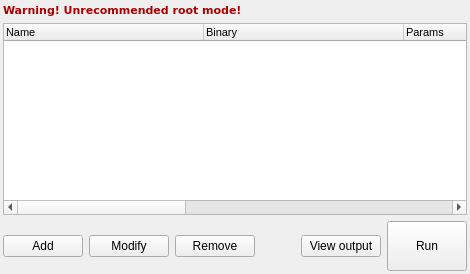
          <widget class="QWidget" name="page_profiles">
           <layout class="QVBoxLayout" name="verticalLayout_2">
            <property name="leftMargin">
             <number>3</number>
            </property>
            <property name="topMargin">
             <number>3</number>
            </property>
            <property name="rightMargin">
             <number>3</number>
            </property>
            <property name="bottomMargin">
             <number>3</number>
            </property>
            <item>
             <widget class="QLabel" name="label_rootWarrning">
              <property name="palette">
               <palette>
                <active>
                 <colorrole role="WindowText">
                  <brush brushstyle="SolidPattern">
                   <color alpha="255">
                    <red>170</red>
                    <green>0</green>
                    <blue>0</blue>
                   </color>
                  </brush>
                 </colorrole>
                 <colorrole role="Button">
                  <brush brushstyle="SolidPattern">
                   <color alpha="255">
                    <red>170</red>
                    <green>0</green>
                    <blue>0</blue>
                   </color>
                  </brush>
                 </colorrole>
                 <colorrole role="Light">
                  <brush brushstyle="SolidPattern">
                   <color alpha="255">
                    <red>255</red>
                    <green>0</green>
                    <blue>0</blue>
                   </color>
                  </brush>
                 </colorrole>
                 <colorrole role="Midlight">
                  <brush brushstyle="SolidPattern">
                   <color alpha="255">
                    <red>212</red>
                    <green>0</green>
                    <blue>0</blue>
                   </color>
                  </brush>
                 </colorrole>
                 <colorrole role="Dark">
                  <brush brushstyle="SolidPattern">
                   <color alpha="255">
                    <red>85</red>
                    <green>0</green>
                    <blue>0</blue>
                   </color>
                  </brush>
                 </colorrole>
                 <colorrole role="Mid">
                  <brush brushstyle="SolidPattern">
                   <color alpha="255">
                    <red>113</red>
                    <green>0</green>
                    <blue>0</blue>
                   </color>
                  </brush>
                 </colorrole>
                 <colorrole role="Text">
                  <brush brushstyle="SolidPattern">
                   <color alpha="255">
                    <red>255</red>
                    <green>0</green>
                    <blue>0</blue>
                   </color>
                  </brush>
                 </colorrole>
                 <colorrole role="BrightText">
                  <brush brushstyle="SolidPattern">
                   <color alpha="255">
                    <red>255</red>
                    <green>255</green>
                    <blue>255</blue>
                   </color>
                  </brush>
                 </colorrole>
                 <colorrole role="ButtonText">
                  <brush brushstyle="SolidPattern">
                   <color alpha="255">
                    <red>170</red>
                    <green>0</green>
                    <blue>0</blue>
                   </color>
                  </brush>
                 </colorrole>
                 <colorrole role="Base">
                  <brush brushstyle="SolidPattern">
                   <color alpha="255">
                    <red>255</red>
                    <green>255</green>
                    <blue>255</blue>
                   </color>
                  </brush>
                 </colorrole>
                 <colorrole role="Window">
                  <brush brushstyle="SolidPattern">
                   <color alpha="255">
                    <red>170</red>
                    <green>0</green>
                    <blue>0</blue>
                   </color>
                  </brush>
                 </colorrole>
                 <colorrole role="Shadow">
                  <brush brushstyle="SolidPattern">
                   <color alpha="255">
                    <red>0</red>
                    <green>0</green>
                    <blue>0</blue>
                   </color>
                  </brush>
                 </colorrole>
                 <colorrole role="AlternateBase">
                  <brush brushstyle="SolidPattern">
                   <color alpha="255">
                    <red>212</red>
                    <green>127</green>
                    <blue>127</blue>
                   </color>
                  </brush>
                 </colorrole>
                 <colorrole role="ToolTipBase">
                  <brush brushstyle="SolidPattern">
                   <color alpha="255">
                    <red>255</red>
                    <green>255</green>
                    <blue>220</blue>
                   </color>
                  </brush>
                 </colorrole>
                 <colorrole role="ToolTipText">
                  <brush brushstyle="SolidPattern">
                   <color alpha="255">
                    <red>0</red>
                    <green>0</green>
                    <blue>0</blue>
                   </color>
                  </brush>
                 </colorrole>
                </active>
                <inactive>
                 <colorrole role="WindowText">
                  <brush brushstyle="SolidPattern">
                   <color alpha="255">
                    <red>170</red>
                    <green>0</green>
                    <blue>0</blue>
                   </color>
                  </brush>
                 </colorrole>
                 <colorrole role="Button">
                  <brush brushstyle="SolidPattern">
                   <color alpha="255">
                    <red>170</red>
                    <green>0</green>
                    <blue>0</blue>
                   </color>
                  </brush>
                 </colorrole>
                 <colorrole role="Light">
                  <brush brushstyle="SolidPattern">
                   <color alpha="255">
                    <red>255</red>
                    <green>0</green>
                    <blue>0</blue>
                   </color>
                  </brush>
                 </colorrole>
                 <colorrole role="Midlight">
                  <brush brushstyle="SolidPattern">
                   <color alpha="255">
                    <red>212</red>
                    <green>0</green>
                    <blue>0</blue>
                   </color>
                  </brush>
                 </colorrole>
                 <colorrole role="Dark">
                  <brush brushstyle="SolidPattern">
                   <color alpha="255">
                    <red>85</red>
                    <green>0</green>
                    <blue>0</blue>
                   </color>
                  </brush>
                 </colorrole>
                 <colorrole role="Mid">
                  <brush brushstyle="SolidPattern">
                   <color alpha="255">
                    <red>113</red>
                    <green>0</green>
                    <blue>0</blue>
                   </color>
                  </brush>
                 </colorrole>
                 <colorrole role="Text">
                  <brush brushstyle="SolidPattern">
                   <color alpha="255">
                    <red>255</red>
                    <green>0</green>
                    <blue>0</blue>
                   </color>
                  </brush>
                 </colorrole>
                 <colorrole role="BrightText">
                  <brush brushstyle="SolidPattern">
                   <color alpha="255">
                    <red>255</red>
                    <green>255</green>
                    <blue>255</blue>
                   </color>
                  </brush>
                 </colorrole>
                 <colorrole role="ButtonText">
                  <brush brushstyle="SolidPattern">
                   <color alpha="255">
                    <red>170</red>
                    <green>0</green>
                    <blue>0</blue>
                   </color>
                  </brush>
                 </colorrole>
                 <colorrole role="Base">
                  <brush brushstyle="SolidPattern">
                   <color alpha="255">
                    <red>255</red>
                    <green>255</green>
                    <blue>255</blue>
                   </color>
                  </brush>
                 </colorrole>
                 <colorrole role="Window">
                  <brush brushstyle="SolidPattern">
                   <color alpha="255">
                    <red>170</red>
                    <green>0</green>
                    <blue>0</blue>
                   </color>
                  </brush>
                 </colorrole>
                 <colorrole role="Shadow">
                  <brush brushstyle="SolidPattern">
                   <color alpha="255">
                    <red>0</red>
                    <green>0</green>
                    <blue>0</blue>
                   </color>
                  </brush>
                 </colorrole>
                 <colorrole role="AlternateBase">
                  <brush brushstyle="SolidPattern">
                   <color alpha="255">
                    <red>212</red>
                    <green>127</green>
                    <blue>127</blue>
                   </color>
                  </brush>
                 </colorrole>
                 <colorrole role="ToolTipBase">
                  <brush brushstyle="SolidPattern">
                   <color alpha="255">
                    <red>255</red>
                    <green>255</green>
                    <blue>220</blue>
                   </color>
                  </brush>
                 </colorrole>
                 <colorrole role="ToolTipText">
                  <brush brushstyle="SolidPattern">
                   <color alpha="255">
                    <red>0</red>
                    <green>0</green>
                    <blue>0</blue>
                   </color>
                  </brush>
                 </colorrole>
                </inactive>
                <disabled>
                 <colorrole role="WindowText">
                  <brush brushstyle="SolidPattern">
                   <color alpha="255">
                    <red>85</red>
                    <green>0</green>
                    <blue>0</blue>
                   </color>
                  </brush>
                 </colorrole>
                 <colorrole role="Button">
                  <brush brushstyle="SolidPattern">
                   <color alpha="255">
                    <red>170</red>
                    <green>0</green>
                    <blue>0</blue>
                   </color>
                  </brush>
                 </colorrole>
                 <colorrole role="Light">
                  <brush brushstyle="SolidPattern">
                   <color alpha="255">
                    <red>255</red>
                    <green>0</green>
                    <blue>0</blue>
                   </color>
                  </brush>
                 </colorrole>
                 <colorrole role="Midlight">
                  <brush brushstyle="SolidPattern">
                   <color alpha="255">
                    <red>212</red>
                    <green>0</green>
                    <blue>0</blue>
                   </color>
                  </brush>
                 </colorrole>
                 <colorrole role="Dark">
                  <brush brushstyle="SolidPattern">
                   <color alpha="255">
                    <red>85</red>
                    <green>0</green>
                    <blue>0</blue>
                   </color>
                  </brush>
                 </colorrole>
                 <colorrole role="Mid">
                  <brush brushstyle="SolidPattern">
                   <color alpha="255">
                    <red>113</red>
                    <green>0</green>
                    <blue>0</blue>
                   </color>
                  </brush>
                 </colorrole>
                 <colorrole role="Text">
                  <brush brushstyle="SolidPattern">
                   <color alpha="255">
                    <red>85</red>
                    <green>0</green>
                    <blue>0</blue>
                   </color>
                  </brush>
                 </colorrole>
                 <colorrole role="BrightText">
                  <brush brushstyle="SolidPattern">
                   <color alpha="255">
                    <red>255</red>
                    <green>255</green>
                    <blue>255</blue>
                   </color>
                  </brush>
                 </colorrole>
                 <colorrole role="ButtonText">
                  <brush brushstyle="SolidPattern">
                   <color alpha="255">
                    <red>85</red>
                    <green>0</green>
                    <blue>0</blue>
                   </color>
                  </brush>
                 </colorrole>
                 <colorrole role="Base">
                  <brush brushstyle="SolidPattern">
                   <color alpha="255">
                    <red>170</red>
                    <green>0</green>
                    <blue>0</blue>
                   </color>
                  </brush>
                 </colorrole>
                 <colorrole role="Window">
                  <brush brushstyle="SolidPattern">
                   <color alpha="255">
                    <red>170</red>
                    <green>0</green>
                    <blue>0</blue>
                   </color>
                  </brush>
                 </colorrole>
                 <colorrole role="Shadow">
                  <brush brushstyle="SolidPattern">
                   <color alpha="255">
                    <red>0</red>
                    <green>0</green>
                    <blue>0</blue>
                   </color>
                  </brush>
                 </colorrole>
                 <colorrole role="AlternateBase">
                  <brush brushstyle="SolidPattern">
                   <color alpha="255">
                    <red>170</red>
                    <green>0</green>
                    <blue>0</blue>
                   </color>
                  </brush>
                 </colorrole>
                 <colorrole role="ToolTipBase">
                  <brush brushstyle="SolidPattern">
                   <color alpha="255">
                    <red>255</red>
                    <green>255</green>
                    <blue>220</blue>
                   </color>
                  </brush>
                 </colorrole>
                 <colorrole role="ToolTipText">
                  <brush brushstyle="SolidPattern">
                   <color alpha="255">
                    <red>0</red>
                    <green>0</green>
                    <blue>0</blue>
                   </color>
                  </brush>
                 </colorrole>
                </disabled>
               </palette>
              </property>
              <property name="font">
               <font>
                <family>DejaVu Sans</family>
                <pointsize>8</pointsize>
                <weight>75</weight>
                <bold>true</bold>
               </font>
              </property>
              <property name="text">
               <string>Warning! Unrecommended root mode!</string>
              </property>
             </widget>
            </item>
            <item>
             <widget class="QTreeWidget" name="list_execProfiles">
              <property name="font">
               <font>
                <pointsize>8</pointsize>
               </font>
              </property>
              <property name="indentation">
               <number>5</number>
              </property>
              <attribute name="headerDefaultSectionSize">
               <number>200</number>
              </attribute>
              <attribute name="headerMinimumSectionSize">
               <number>50</number>
              </attribute>
              <column>
               <property name="text">
                <string>Name</string>
               </property>
              </column>
              <column>
               <property name="text">
                <string>Binary</string>
               </property>
              </column>
              <column>
               <property name="text">
                <string>Params</string>
               </property>
              </column>
              <column>
               <property name="text">
                <string>Setting</string>
               </property>
              </column>
              <column>
               <property name="text">
                <string>Log file</string>
               </property>
              </column>
              <column>
               <property name="text">
                <string>Append date-time</string>
               </property>
              </column>
             </widget>
            </item>
            <item>
             <layout class="QHBoxLayout" name="horizontalLayout_2">
              <item>
               <widget class="QPushButton" name="btn_addExecProfile">
                <property name="text">
                 <string>Add</string>
                </property>
               </widget>
              </item>
              <item>
               <widget class="QPushButton" name="btn_modifyExecProfile">
                <property name="text">
                 <string>Modify</string>
                </property>
               </widget>
              </item>
              <item>
               <widget class="QPushButton" name="btn_removeExecProfile">
                <property name="text">
                 <string>Remove</string>
                </property>
               </widget>
              </item>
              <item>
               <spacer name="horizontalSpacer_3">
                <property name="orientation">
                 <enum>Qt::Horizontal</enum>
                </property>
                <property name="sizeHint" stdset="0">
                 <size>
                  <width>40</width>
                  <height>20</height>
                 </size>
                </property>
               </spacer>
              </item>
              <item>
               <widget class="QPushButton" name="btn_viewOutput">
                <property name="text">
                 <string>View output</string>
                </property>
               </widget>
              </item>
              <item>
               <widget class="QPushButton" name="btn_runExecProfile">
                <property name="minimumSize">
                 <size>
                  <width>0</width>
                  <height>50</height>
                 </size>
                </property>
                <property name="text">
                 <string>Run</string>
                </property>
               </widget>
              </item>
             </layout>
            </item>
           </layout>
          </widget>
